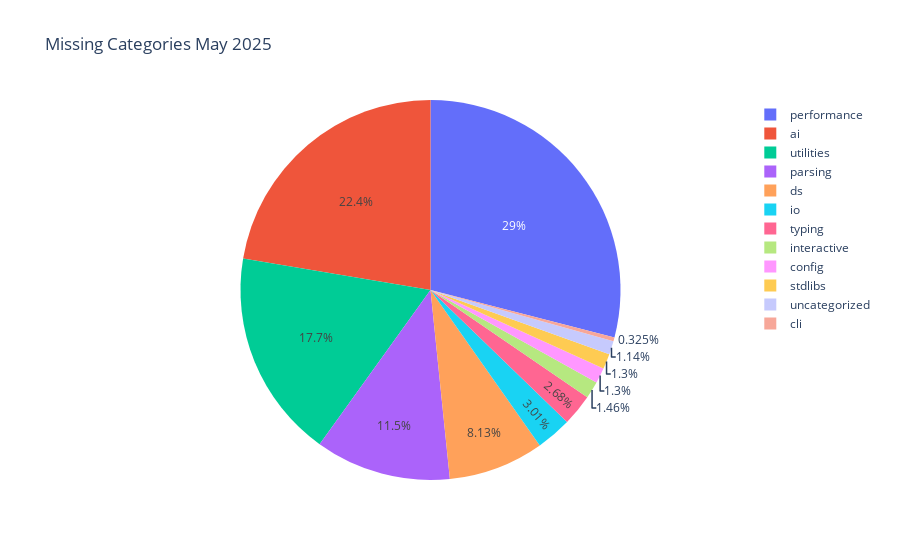

Source (notebook cell):
### Markdown cell above
### Pi chart missing categories May 2025

### Code cell
dif_dataset

dif_cat = dif_dataset.groupby('category')['category'].count().rename('count').reset_index()


fig = px.pie(dif_cat, values='count',names='category', title = 'Missing Categories May 2025')
fig.show()

fig.write_html("/Users/tpapka/Summer2025/PyModuleSnooper/MissingCategoriesPIMay2025.html")

### Figure 1 — Plotly figure (JSON) as saved in the notebook; plotly's stock layout.template omitted (floating-point values rounded to 4 significant figures)
{"data": [{"domain": {"x": [0, 1], "y": [0, 1]}, "hovertemplate": "category=%{label}<br>count=%{value}<extra></extra>", "labels": ["ai", "cli", "config", "ds", "interactive", "io", "parsing", "performance", "stdlibs", "typing", "uncategorized", "utilities"], "legendgroup": "", "name": "", "showlegend": true, "type": "pie", "values": [275, 4, 16, 100, 18, 37, 142, 357, 16, 33, 14, 218]}], "layout": {"legend": {"tracegroupgap": 0}, "title": {"text": "Missing Categories May 2025"}}}
